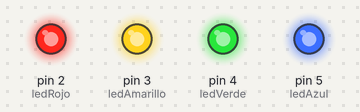
Simulated run of this sketch. Board: Arduino Uno, built with avr-gcc and run on an emulated ATmega328P. Parts: output pins drawn as LEDs (lit = HIGH).

Above: at 0.15 s.
At 2.25 s:
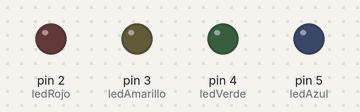
Timing chart, 0 to 3.0 s (numbered marks = the images above):
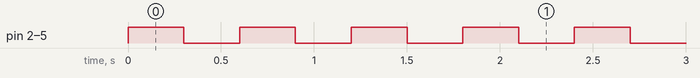

The sketch:

4leds.ino
```cpp
#define ledRojo 2
#define ledAmarillo 3
#define ledVerde 4
#define ledAzul 5

void setup() {
pinMode(ledRojo,OUTPUT);
pinMode(ledAmarillo,OUTPUT);
pinMode(ledVerde,OUTPUT);
pinMode(ledAzul,OUTPUT);
}

void loop() {
digitalWrite(ledAzul,HIGH);
digitalWrite(ledRojo,HIGH);
digitalWrite(ledVerde,HIGH);
digitalWrite(ledAmarillo,HIGH);
delay(300);
digitalWrite(ledAzul,LOW);
digitalWrite(ledRojo,LOW);
digitalWrite(ledVerde,LOW);
digitalWrite(ledAmarillo,LOW);
delay(300);
}
```

Measured:
- by itself, pin 2 (ledRojo), pin 3 (ledAmarillo), pin 4 (ledVerde), pin 5 (ledAzul): alternates HIGH for 0.30 s and LOW for 0.30 s
